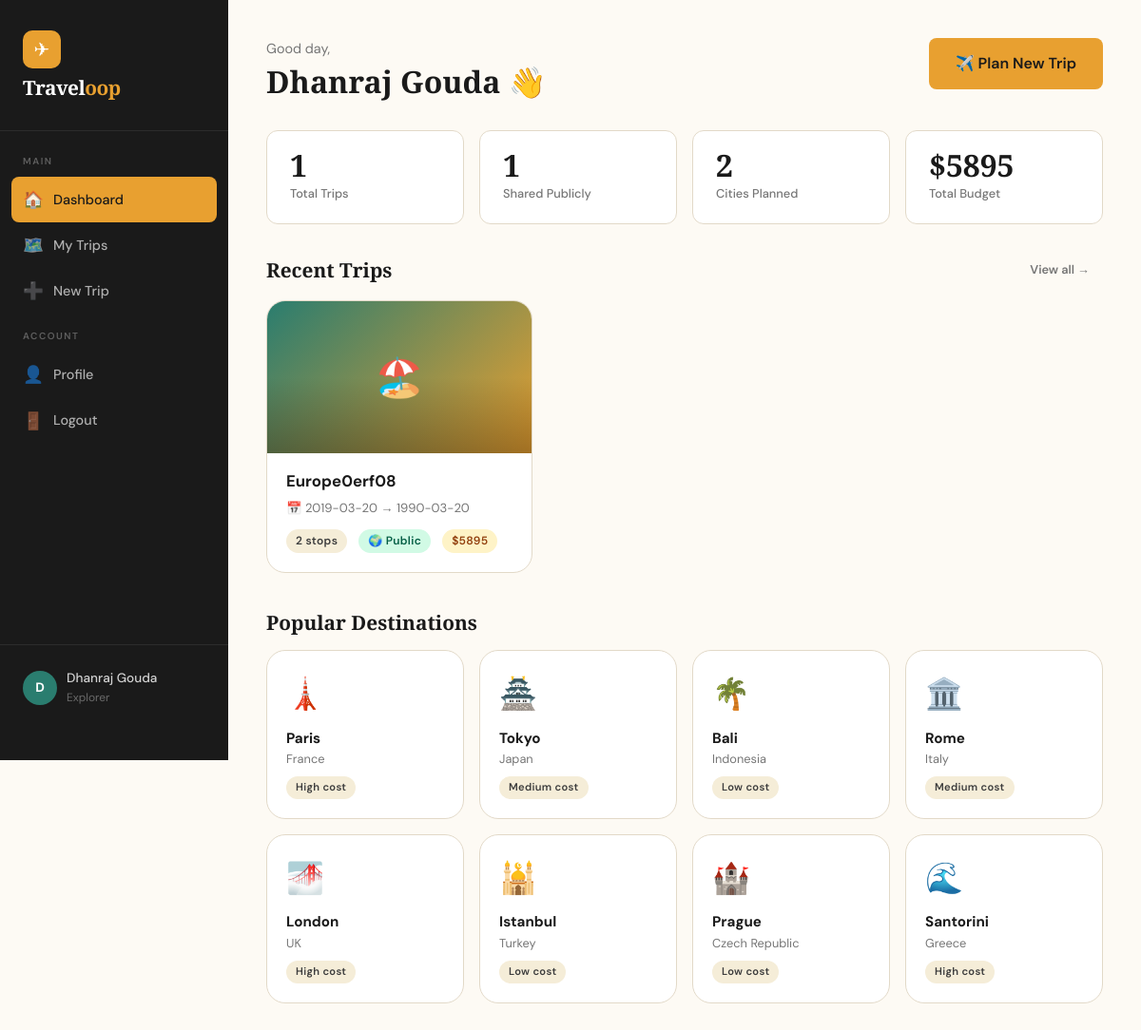
The page /dashboard (signed in) on the database its author committed.
### backend/app.py (models this page shows)
class User(db.Model):
    id = db.Column(db.Integer, primary_key=True)
    name = db.Column(db.String(100), nullable=False)
    email = db.Column(db.String(120), unique=True, nullable=False)
    password = db.Column(db.String(200), nullable=False)
    photo = db.Column(db.String(200), default='')
    language = db.Column(db.String(20), default='English')
    created_at = db.Column(db.DateTime, default=datetime.utcnow)
    trips = db.relationship('Trip', backref='user', lazy=True, cascade='all, delete-orphan')

class Trip(db.Model):
    id = db.Column(db.Integer, primary_key=True)
    user_id = db.Column(db.Integer, db.ForeignKey('user.id'), nullable=False)
    name = db.Column(db.String(200), nullable=False)
    description = db.Column(db.Text, default='')
    start_date = db.Column(db.String(20), nullable=False)
    end_date = db.Column(db.String(20), nullable=False)
    cover_photo = db.Column(db.String(200), default='')
    is_public = db.Column(db.Boolean, default=False)
    budget = db.Column(db.Float, default=0.0)
    created_at = db.Column(db.DateTime, default=datetime.utcnow)
    stops = db.relationship('Stop', backref='trip', lazy=True, cascade='all, delete-orphan')
    notes = db.relationship('Note', backref='trip', lazy=True, cascade='all, delete-orphan')
    checklist = db.relationship('ChecklistItem', backref='trip', lazy=True, cascade='all, delete-orphan')

### backend/app.py (the view)
@app.route('/dashboard')
@login_required
def dashboard():
    user = User.query.get(session['user_id'])
    trips = Trip.query.filter_by(user_id=user.id).order_by(Trip.created_at.desc()).limit(6).all()
    return render_template('dashboard.html', user=user, trips=trips)

### backend/app.py (called while the page is built)
def login_required(f):
    from functools import wraps
    @wraps(f)
    def decorated(*args, **kwargs):
        if 'user_id' not in session:
            return redirect(url_for('login'))
        return f(*args, **kwargs)
    return decorated

### templates/dashboard.html (shortened to what this page needs)
{% extends "base.html" %}
{% block content %}
<div class="page-header">
  <div class="page-title">
    <div>
      <p style="color:var(--ink-lt);font-size:.9rem;margin-bottom:4px;">Good day,</p>
      <h1 style="font-size:2rem;">{{ user.name }} 👋</h1>
    </div>
    <a href="{{ url_for('create_trip') }}" class="btn btn-primary btn-lg fade-up">
      ✈️ Plan New Trip
    </a>
  </div>
</div>
<div class="page-body">
  <div class="stats-strip fade-up fade-up-1">
    <div class="stat-box">
      <div class="stat-value">{{ trips|length }}</div>
      <div class="stat-label">Total Trips</div>
    </div>
    <div class="stat-box">
      <div class="stat-value">{{ trips|selectattr('is_public')|list|length }}</div>
      <div class="stat-label">Shared Publicly</div>
    </div>
    <div class="stat-box">
      <div class="stat-value">
        {% set total_stops = namespace(n=0) %}
        {% for t in trips %}{% set total_stops.n = total_stops.n + t.stops|length %}{% endfor %}
        {{ total_stops.n }}
      </div>
      <div class="stat-label">Cities Planned</div>
    </div>
    <div class="stat-box">
      <div class="stat-value">
        {% set total_budget = namespace(n=0) %}
        {% for t in trips %}{% set total_budget.n = total_budget.n + t.budget %}{% endfor %}
        ${{ "%.0f"|format(total_budget.n) }}
      </div>
      <div class="stat-label">Total Budget</div>
    </div>
  </div>
  <div class="fade-up fade-up-2" style="margin-bottom:16px;display:flex;align-items:center;justify-content:space-between;">
    <h2 style="font-size:1.3rem;">Recent Trips</h2>
    <a href="{{ url_for('my_trips') }}" class="btn btn-ghost btn-sm">View all →</a>
  </div>
  {% if trips %}
  <div class="grid-3 fade-up fade-up-2">
    {% for trip in trips %}
    {% set emojis = ['🏖️','🏔️','🌆','🌸','🗼','🏰','🌅','🗺️'] %}
    {% set emoji = emojis[loop.index0 % emojis|length] %}
    <div class="card trip-card" onclick="window.location='{{ url_for('itinerary_view', trip_id=trip.id) }}'">
      <div class="trip-card-cover" style="background:{{ ['linear-gradient(135deg,#2A7D6F,#E8A030)','linear-gradient(135deg,#1A1A2E,#E05A3A)','linear-gradient(135deg,#3B82F6,#8B5CF6)','linear-gradient(135deg,#059669,#065F46)'][loop.index0 % 4] }}">
        <span style="position:relative;z-index:1;font-size:2.5rem;">{{ emoji }}</span>
      </div>
      <div class="trip-card-body">
        <div class="trip-card-name">{{ trip.name }}</div>
        <div class="trip-card-dates">📅 {{ trip.start_date }} → {{ trip.end_date }}</div>
        <div class="trip-card-meta">
          <span class="badge badge-sand">{{ trip.stops|length }} stops</span>
          {% if trip.is_public %}<span class="badge badge-public">🌍 Public</span>{% endif %}
          {% if trip.budget > 0 %}<span class="badge badge-amber">${{ "%.0f"|format(trip.budget) }}</span>{% endif %}
        </div>
      </div>
    </div>
    {% endfor %}
  </div>
  {% endif %}
  <div class="fade-up fade-up-3" style="margin-top:40px;margin-bottom:16px;">
    <h2 style="font-size:1.3rem;">Popular Destinations</h2>
  </div>
  <div class="grid-4 fade-up fade-up-3" id="popularCities">
    {% set popular = [
      ('🗼','Paris','France','High',98),
      ('🏯','Tokyo','Japan','Medium',96),
      ('🌴','Bali','Indonesia','Low',94),
      ('🏛️','Rome','Italy','Medium',90),
      ('🌁','London','UK','High',93),
      ('🕌','Istanbul','Turkey','Low',84),
      ('🏰','Prague','Czech Republic','Low',85),
      ('🌊','Santorini','Greece','High',91)
    ] %}
    {% for emoji, city, country, cost, pop in popular %}
    <div class="card" style="cursor:pointer;padding:20px;" onclick="window.location='{{ url_for('create_trip') }}'">
      <div style="font-size:2rem;margin-bottom:8px;">{{ emoji }}</div>
      <div style="font-weight:700;font-size:.95rem;">{{ city }}</div>
      <div style="font-size:.8rem;color:var(--ink-lt);">{{ country }}</div>
      <div style="margin-top:8px;display:flex;gap:6px;">
        <span class="badge badge-sand" style="font-size:.7rem;">{{ cost }} cost</span>
      </div>
    </div>
    {% endfor %}
  </div>
</div>
{% endblock %}

### templates/base.html (shortened to what this page needs)
<!DOCTYPE html>
<html lang="en">
<head>
  <link rel="stylesheet" href="{{ url_for('static', filename='css/style.css') }}">
</head>
<body>
{% block body %}
<div class="page-wrapper">
  <nav class="sidebar">
    <div class="sidebar-logo">
      <div class="logo-icon">✈</div>
      <h2>Travel<span>oop</span></h2>
    </div>
    <div class="nav-section">
      <div class="nav-label">Main</div>
      <a href="{{ url_for('dashboard') }}" class="nav-link {% if request.endpoint == 'dashboard' %}active{% endif %}">
        <span class="nav-icon">🏠</span> Dashboard
      </a>
      <a href="{{ url_for('my_trips') }}" class="nav-link {% if request.endpoint == 'my_trips' %}active{% endif %}">
        <span class="nav-icon">🗺️</span> My Trips
      </a>
      <a href="{{ url_for('create_trip') }}" class="nav-link {% if request.endpoint == 'create_trip' %}active{% endif %}">
        <span class="nav-icon">➕</span> New Trip
      </a>
    </div>
    <div class="nav-section" style="margin-top: 8px;">
      <div class="nav-label">Account</div>
      <a href="{{ url_for('profile') }}" class="nav-link {% if request.endpoint == 'profile' %}active{% endif %}">
        <span class="nav-icon">👤</span> Profile
      </a>
      <a href="{{ url_for('logout') }}" class="nav-link">
        <span class="nav-icon">🚪</span> Logout
      </a>
    </div>
    <div class="sidebar-footer">
      <div class="user-chip">
        <div class="user-avatar">{{ session.user_name[0]|upper if session.user_name else 'U' }}</div>
        <div>
          <div class="user-name">{{ session.user_name or 'Traveler' }}</div>
          <div class="user-role">Explorer</div>
        </div>
      </div>
    </div>
  </nav>
  <main class="main-content">
    {% block content %}{% endblock %}
  </main>
</div>
{% endblock %}
</body>
</html>

### rows shown on the page
User: name "Dhanraj Gouda"
Trip: emoji "🏖️", name "Europe0erf08", start_date "2019-03-20", end_date "1990-03-20", stops|length "2", is_public "🌍 Public", budget "5895"

### other values the page prints
{{ session.user_name[0]|upper if session.user_name else 'U' }} "D"
{{ trips|length }} "1"
{{ trips|selectattr('is_public')|list|length }} "1"
{{ total_stops.n }} "2"
{{ "%.0f"|format(total_budget.n) }} "5895"
{{ emoji }} "🗼" "🏯" "🌴" "🏛️" "🌁" "🕌" "🏰" "🌊"
{{ city }} "Paris" "Tokyo" "Bali" "Rome" "London" "Istanbul" "Prague" "Santorini"
{{ country }} "France" "Japan" "Indonesia" "Italy" "UK" "Turkey" "Czech Republic" "Greece"
{{ cost }} "High" "Medium" "Low" "Medium" "High" "Low" "Low" "High"
